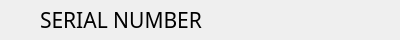
<?xml version="1.0" encoding="UTF-8"?>
<ui version="4.0">
 <class>Form_PieceWidget</class>
 <widget class="QWidget" name="Form_PieceWidget">
  <property name="geometry">
   <rect>
    <x>0</x>
    <y>0</y>
    <width>400</width>
    <height>40</height>
   </rect>
  </property>
  <property name="minimumSize">
   <size>
    <width>0</width>
    <height>40</height>
   </size>
  </property>
  <property name="maximumSize">
   <size>
    <width>16777215</width>
    <height>40</height>
   </size>
  </property>
  <property name="windowTitle">
   <string>Form</string>
  </property>
  <layout class="QGridLayout" name="gridLayout">
   <property name="leftMargin">
    <number>0</number>
   </property>
   <property name="topMargin">
    <number>2</number>
   </property>
   <property name="rightMargin">
    <number>0</number>
   </property>
   <property name="bottomMargin">
    <number>2</number>
   </property>
   <property name="horizontalSpacing">
    <number>0</number>
   </property>
   <item row="0" column="2">
    <widget class="QLabel" name="lbl_pix">
     <property name="minimumSize">
      <size>
       <width>40</width>
       <height>0</height>
      </size>
     </property>
     <property name="maximumSize">
      <size>
       <width>40</width>
       <height>16777215</height>
      </size>
     </property>
     <property name="text">
      <string/>
     </property>
     <property name="scaledContents">
      <bool>true</bool>
     </property>
    </widget>
   </item>
   <item row="0" column="1">
    <widget class="QLabel" name="lbl_txt">
     <property name="font">
      <font>
       <family>Impact</family>
       <pointsize>16</pointsize>
      </font>
     </property>
     <property name="text">
      <string>SERIAL NUMBER</string>
     </property>
    </widget>
   </item>
   <item row="0" column="0">
    <widget class="QLabel" name="lbl_drive">
     <property name="minimumSize">
      <size>
       <width>40</width>
       <height>0</height>
      </size>
     </property>
     <property name="maximumSize">
      <size>
       <width>40</width>
       <height>16777215</height>
      </size>
     </property>
     <property name="font">
      <font>
       <family>Impact</family>
       <pointsize>16</pointsize>
      </font>
     </property>
     <property name="text">
      <string/>
     </property>
     <property name="alignment">
      <set>Qt::AlignCenter</set>
     </property>
    </widget>
   </item>
  </layout>
 </widget>
 <resources/>
 <connections/>
</ui>
